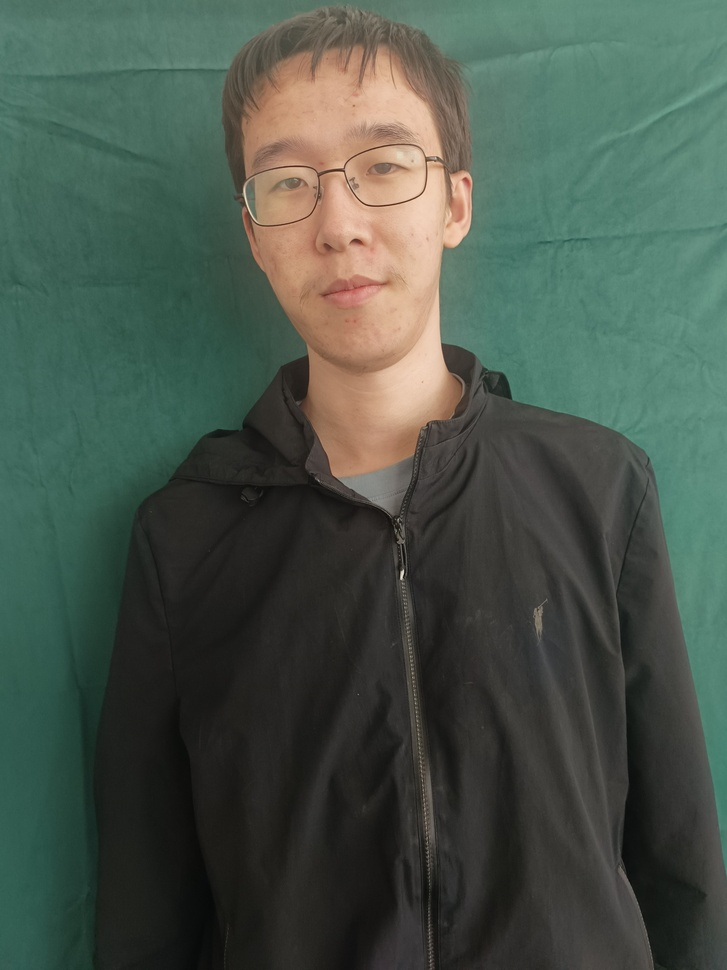
#> input picture hw3/my_photo.jpg, 727 x 970 px, shrunk from 3072 x 4096 before the run
$ jupyter execute problem2_3dplot.ipynb   (shell and % lines are left out)
#> lines starting #> are read from the running program, lines starting #| are printed output that depends on the picture; after the words box and inside, x2 and y2 are one past the last pixel; in counts of white or black regions, pixels touching at a corner belong together
[cell 1]
import cv2
import numpy as np
from matplotlib import pyplot as plt
from skimage.io import imread

plt.rcParams["axes.labelsize"] = 18
plt.rcParams["xtick.labelsize"] = 14
plt.rcParams["ytick.labelsize"] = 14
# %matplotlib inline

[cell 2]
my_photo_raw = imread("my_photo.jpg")
#> my_photo_raw is the input picture: shape (970, 727, 3); mean R, G, B 72.4, 84.8, 74.4
plt.imshow(my_photo_raw)

[cell 3]
from skimage.color import hsv2rgb, rgb2hsv

myphoto_hsv =  rgb2hsv(my_photo_raw)
#> myphoto_hsv: shape (970, 727, 3) float64; mean of channels 0, 1, 2 0.275, 0.24, 0.351
h = myphoto_hsv[:,:,0]
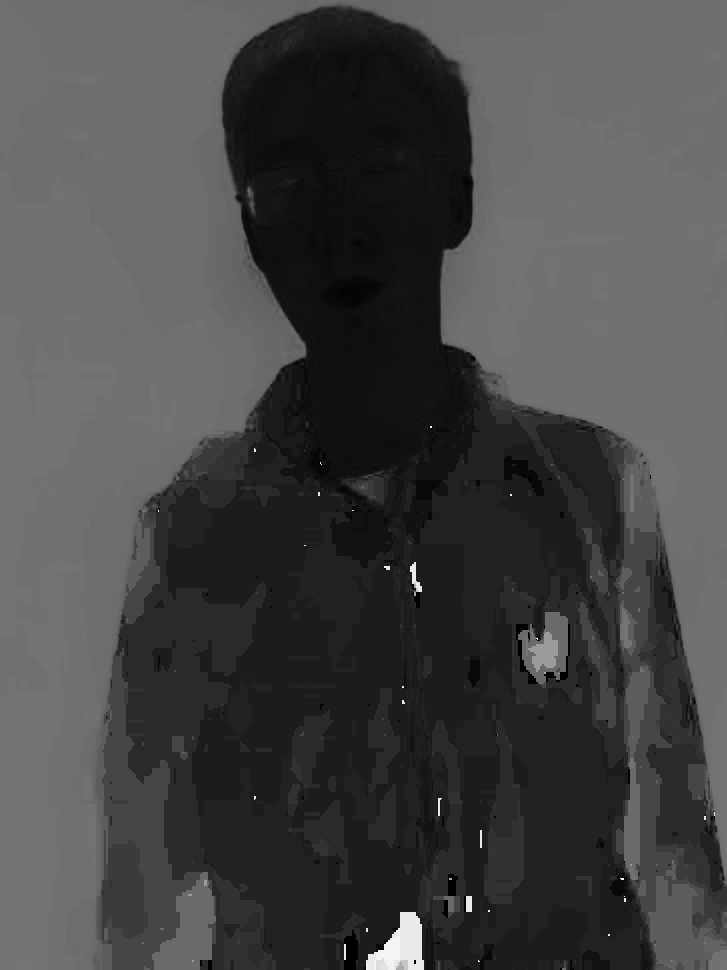
#> h: shape (970, 727) float64; min 0, max 0.983, mean 0.275
s = myphoto_hsv[:,:,1]
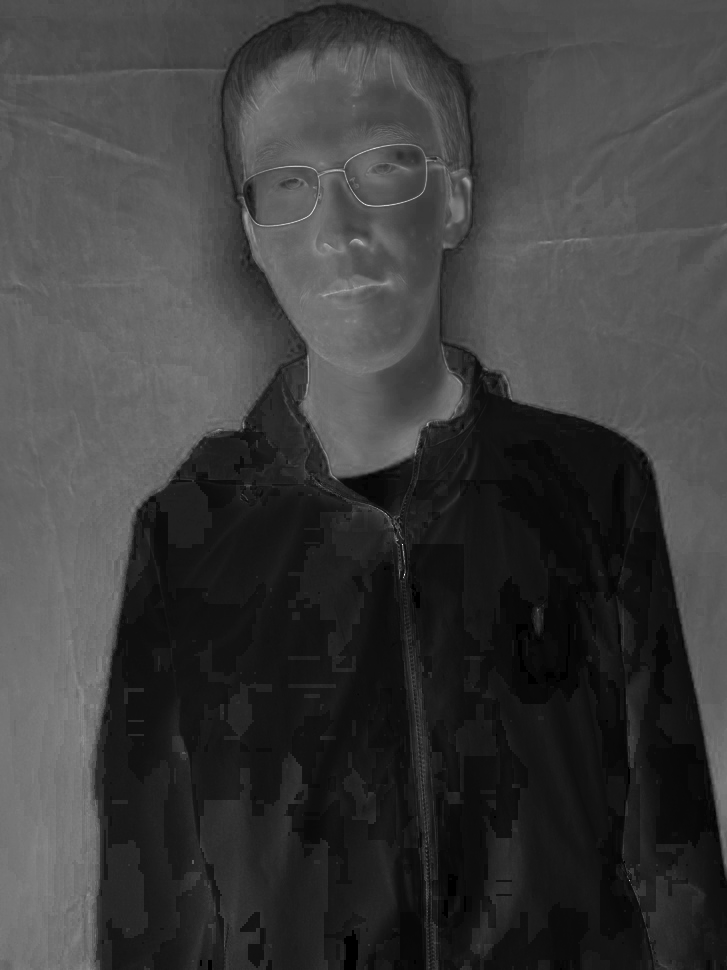
#> s: shape (970, 727) float64; min 0, max 1, mean 0.24
v = myphoto_hsv[:,:,2]
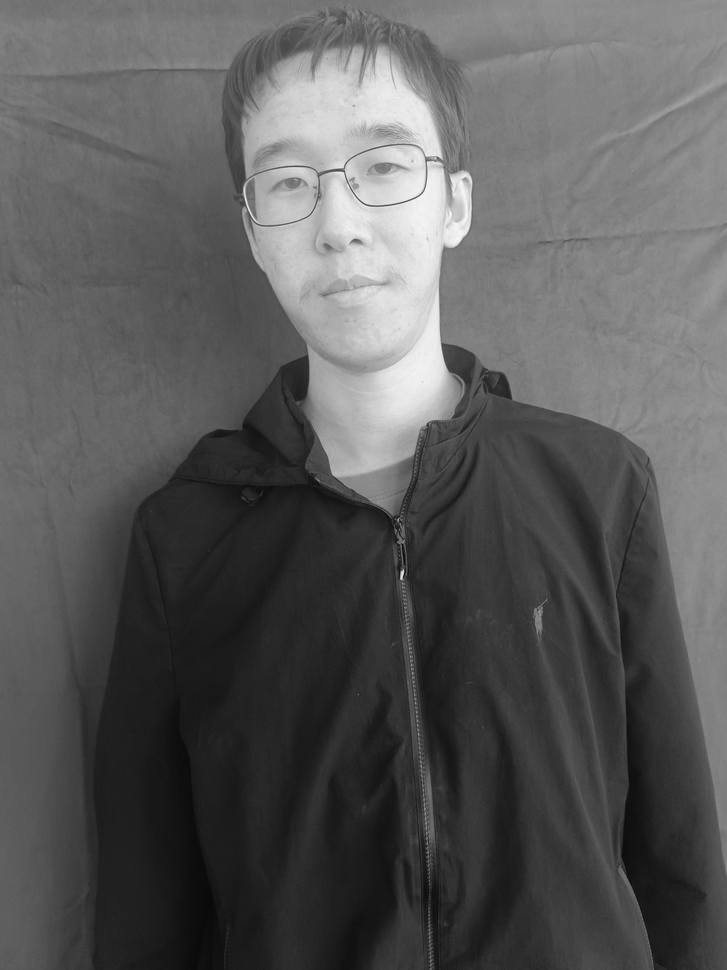
#> v: shape (970, 727) float64; min 0.0235, max 1, mean 0.351

# import library for 3D plotting
from mpl_toolkits import mplot3d
from matplotlib import colors

# create list with colors for coloring plot points
img_size = myphoto_hsv.shape[0] * myphoto_hsv.shape[1]
#> img_size = 705190
pixel_colors = myphoto_hsv.reshape(img_size, 3)
norm = colors.Normalize()
pixel_colors = norm(pixel_colors).tolist()
#> pixel_colors = 705190 items

# make an interactive plot
plt.figure('RGB histogram', figsize=(10,10))
ax = plt.axes(projection = '3d')

# plot every 500th pixel (only for performance reasons)
ax.scatter(h.flatten()[::500],s.flatten()[::500],v.flatten()[::500], c=hsv2rgb(pixel_colors[::500]), marker='.')
ax.set_xlabel('h')
ax.set_ylabel('s')
ax.set_zlabel('v')
plt.show()
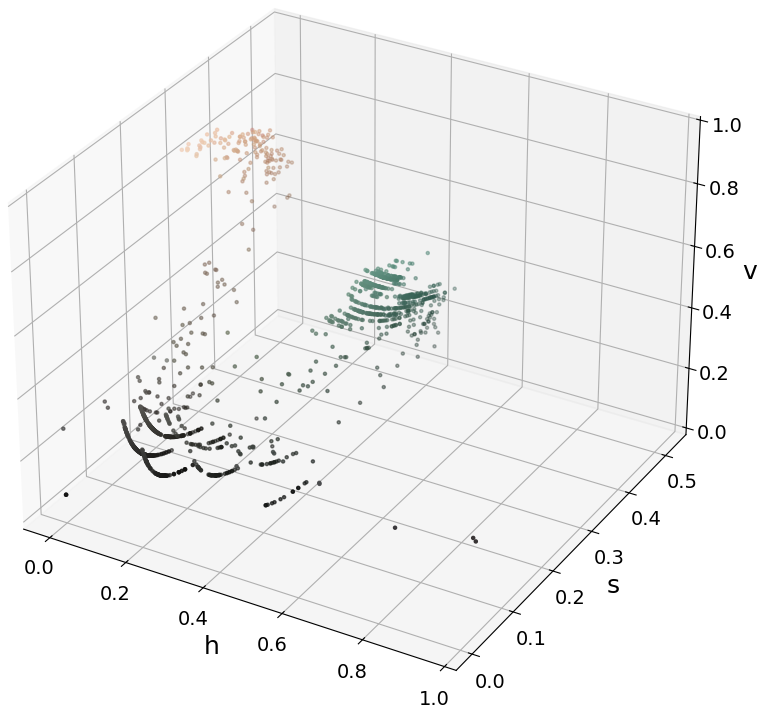
#> figure drawn by matplotlib, 1 panel

[cell 4]
binary_image = (h > 0.15) & (h < 0.5) & (v > 0.0) & (v < 0.65) & (s > 0.22)
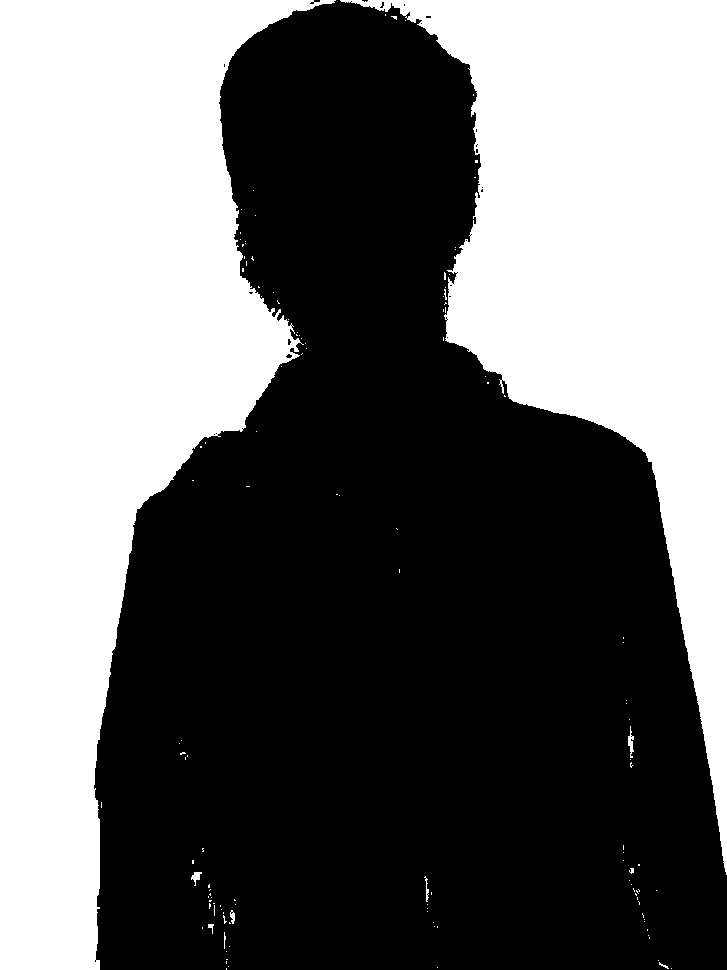
#> binary_image: shape (970, 727) bool; 42.7% white; 131 white regions (121 under 20 px), largest, box (x1, y1, x2, y2) and area: (0, 0, 336, 970) 171285, (340, 0, 727, 875) 128961, (628, 726, 634, 758) 94
binary_image.shape
plt.imshow(binary_image, cmap=plt.cm.gray)

[cell 5]
my_photo_raw = imread("my_photo.jpg")
my_photo_raw[binary_image] = 0
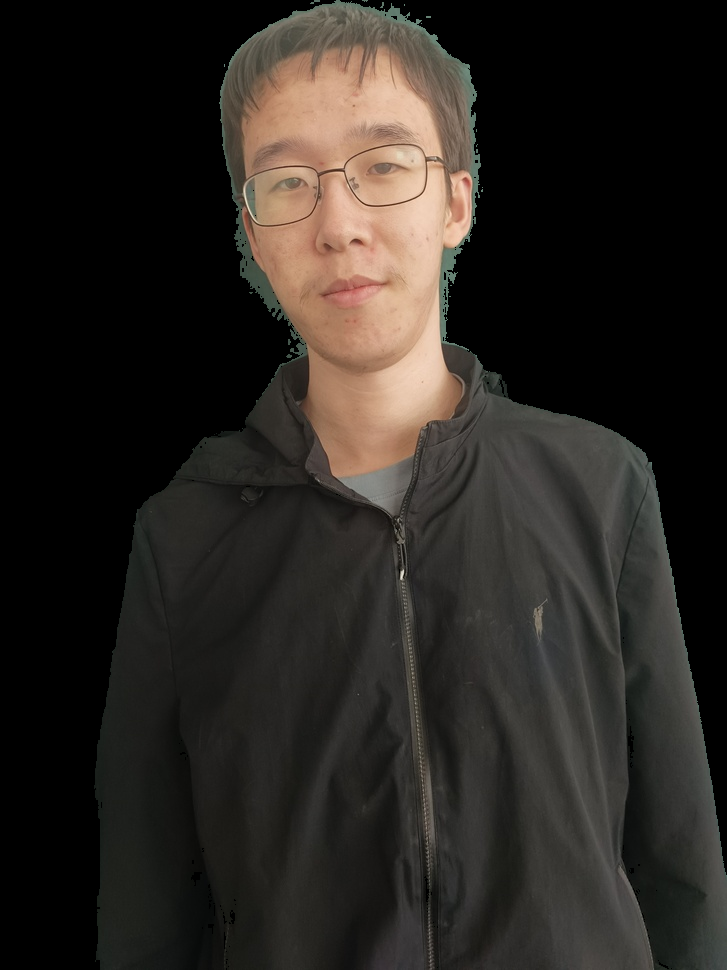
#> my_photo_raw: shape (970, 727, 3); mean R, G, B 42, 37.6, 33.2
plt.imshow(my_photo_raw)
